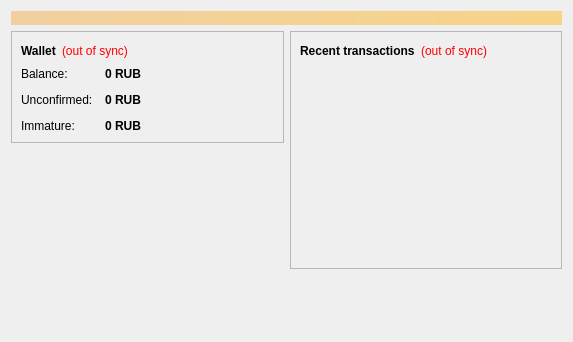
<?xml version="1.0" encoding="UTF-8"?>
<ui version="4.0">
 <class>OverviewPage</class>
 <widget class="QWidget" name="OverviewPage">
  <property name="geometry">
   <rect>
    <x>0</x>
    <y>0</y>
    <width>573</width>
    <height>342</height>
   </rect>
  </property>
  <property name="windowTitle">
   <string>Form</string>
  </property>
  <layout class="QVBoxLayout" name="topLayout">
   <item>
    <widget class="QLabel" name="labelAlerts">
     <property name="visible">
      <bool>false</bool>
     </property>
     <property name="styleSheet">
      <string notr="true">background-color: qlineargradient(x1: 0, y1: 0, x2: 1, y2: 0, stop:0 #F0D0A0, stop:1 #F8D488); color:#000000;</string>
     </property>
     <property name="wordWrap">
      <bool>true</bool>
     </property>
     <property name="margin">
      <number>3</number>
     </property>
    </widget>
   </item>
   <item>
    <layout class="QHBoxLayout" name="horizontalLayout" stretch="1,1">
     <item>
      <layout class="QVBoxLayout" name="verticalLayout_2">
       <item>
        <widget class="QFrame" name="frame">
         <property name="frameShape">
          <enum>QFrame::StyledPanel</enum>
         </property>
         <property name="frameShadow">
          <enum>QFrame::Raised</enum>
         </property>
         <layout class="QVBoxLayout" name="verticalLayout_4">
          <item>
           <layout class="QHBoxLayout" name="horizontalLayout_4">
            <item>
             <widget class="QLabel" name="label_5">
              <property name="font">
               <font>
                <weight>75</weight>
                <bold>true</bold>
               </font>
              </property>
              <property name="text">
               <string>Wallet</string>
              </property>
             </widget>
            </item>
            <item>
             <widget class="QLabel" name="labelWalletStatus">
              <property name="toolTip">
               <string>The displayed information may be out of date. Your wallet automatically synchronizes with the RUBLE network after a connection is established, but this process has not completed yet.</string>
              </property>
              <property name="styleSheet">
               <string notr="true">QLabel { color: red; }</string>
              </property>
              <property name="text">
               <string notr="true">(out of sync)</string>
              </property>
              <property name="alignment">
               <set>Qt::AlignLeading|Qt::AlignLeft|Qt::AlignVCenter</set>
              </property>
             </widget>
            </item>
            <item>
             <spacer name="horizontalSpacer_2">
              <property name="orientation">
               <enum>Qt::Horizontal</enum>
              </property>
              <property name="sizeHint" stdset="0">
               <size>
                <width>40</width>
                <height>20</height>
               </size>
              </property>
             </spacer>
            </item>
           </layout>
          </item>
          <item>
           <layout class="QFormLayout" name="formLayout_2">
            <property name="fieldGrowthPolicy">
             <enum>QFormLayout::AllNonFixedFieldsGrow</enum>
            </property>
            <property name="horizontalSpacing">
             <number>12</number>
            </property>
            <property name="verticalSpacing">
             <number>12</number>
            </property>
            <item row="0" column="0">
             <widget class="QLabel" name="label">
              <property name="text">
               <string>Balance:</string>
              </property>
             </widget>
            </item>
            <item row="0" column="1">
             <widget class="QLabel" name="labelBalance">
              <property name="font">
               <font>
                <weight>75</weight>
                <bold>true</bold>
               </font>
              </property>
              <property name="cursor">
               <cursorShape>IBeamCursor</cursorShape>
              </property>
              <property name="toolTip">
               <string>Your current balance</string>
              </property>
              <property name="text">
               <string notr="true">0 RUB</string>
              </property>
              <property name="textInteractionFlags">
               <set>Qt::LinksAccessibleByMouse|Qt::TextSelectableByKeyboard|Qt::TextSelectableByMouse</set>
              </property>
             </widget>
            </item>
            <item row="1" column="0">
             <widget class="QLabel" name="label_3">
              <property name="text">
               <string>Unconfirmed:</string>
              </property>
             </widget>
            </item>
            <item row="1" column="1">
             <widget class="QLabel" name="labelUnconfirmed">
              <property name="font">
               <font>
                <weight>75</weight>
                <bold>true</bold>
               </font>
              </property>
              <property name="cursor">
               <cursorShape>IBeamCursor</cursorShape>
              </property>
              <property name="toolTip">
               <string>Total of transactions that have yet to be confirmed, and do not yet count toward the current balance</string>
              </property>
              <property name="text">
               <string notr="true">0 RUB</string>
              </property>
              <property name="textInteractionFlags">
               <set>Qt::LinksAccessibleByMouse|Qt::TextSelectableByKeyboard|Qt::TextSelectableByMouse</set>
              </property>
             </widget>
            </item>
            <item row="2" column="0">
             <widget class="QLabel" name="labelImmatureText">
              <property name="text">
               <string>Immature:</string>
              </property>
             </widget>
            </item>
            <item row="2" column="1">
             <widget class="QLabel" name="labelImmature">
              <property name="font">
               <font>
                <weight>75</weight>
                <bold>true</bold>
               </font>
              </property>
              <property name="toolTip">
               <string>Mined balance that has not yet matured</string>
              </property>
              <property name="text">
               <string notr="true">0 RUB</string>
              </property>
              <property name="textInteractionFlags">
               <set>Qt::LinksAccessibleByMouse|Qt::TextSelectableByKeyboard|Qt::TextSelectableByMouse</set>
              </property>
             </widget>
            </item>
           </layout>
          </item>
         </layout>
        </widget>
       </item>
       <item>
        <spacer name="verticalSpacer">
         <property name="orientation">
          <enum>Qt::Vertical</enum>
         </property>
         <property name="sizeHint" stdset="0">
          <size>
           <width>20</width>
           <height>40</height>
          </size>
         </property>
        </spacer>
       </item>
      </layout>
     </item>
     <item>
      <layout class="QVBoxLayout" name="verticalLayout_3">
       <item>
        <widget class="QFrame" name="frame_2">
         <property name="frameShape">
          <enum>QFrame::StyledPanel</enum>
         </property>
         <property name="frameShadow">
          <enum>QFrame::Raised</enum>
         </property>
         <layout class="QVBoxLayout" name="verticalLayout">
          <item>
           <layout class="QHBoxLayout" name="horizontalLayout_2">
            <item>
             <widget class="QLabel" name="label_4">
              <property name="text">
               <string>&lt;b&gt;Recent transactions&lt;/b&gt;</string>
              </property>
             </widget>
            </item>
            <item>
             <widget class="QLabel" name="labelTransactionsStatus">
              <property name="toolTip">
               <string>The displayed information may be out of date. Your wallet automatically synchronizes with the RUBLE network after a connection is established, but this process has not completed yet.</string>
              </property>
              <property name="styleSheet">
               <string notr="true">QLabel { color: red; }</string>
              </property>
              <property name="text">
               <string notr="true">(out of sync)</string>
              </property>
              <property name="alignment">
               <set>Qt::AlignRight|Qt::AlignTrailing|Qt::AlignVCenter</set>
              </property>
             </widget>
            </item>
            <item>
             <spacer name="horizontalSpacer">
              <property name="orientation">
               <enum>Qt::Horizontal</enum>
              </property>
              <property name="sizeHint" stdset="0">
               <size>
                <width>40</width>
                <height>20</height>
               </size>
              </property>
             </spacer>
            </item>
           </layout>
          </item>
          <item>
           <widget class="QListView" name="listTransactions">
            <property name="styleSheet">
             <string notr="true">QListView { background: transparent; }</string>
            </property>
            <property name="frameShape">
             <enum>QFrame::NoFrame</enum>
            </property>
            <property name="verticalScrollBarPolicy">
             <enum>Qt::ScrollBarAlwaysOff</enum>
            </property>
            <property name="horizontalScrollBarPolicy">
             <enum>Qt::ScrollBarAlwaysOff</enum>
            </property>
            <property name="selectionMode">
             <enum>QAbstractItemView::NoSelection</enum>
            </property>
           </widget>
          </item>
         </layout>
        </widget>
       </item>
       <item>
        <spacer name="verticalSpacer_2">
         <property name="orientation">
          <enum>Qt::Vertical</enum>
         </property>
         <property name="sizeHint" stdset="0">
          <size>
           <width>20</width>
           <height>40</height>
          </size>
         </property>
        </spacer>
       </item>
      </layout>
     </item>
    </layout>
   </item>
  </layout>
 </widget>
 <resources/>
 <connections/>
</ui>
